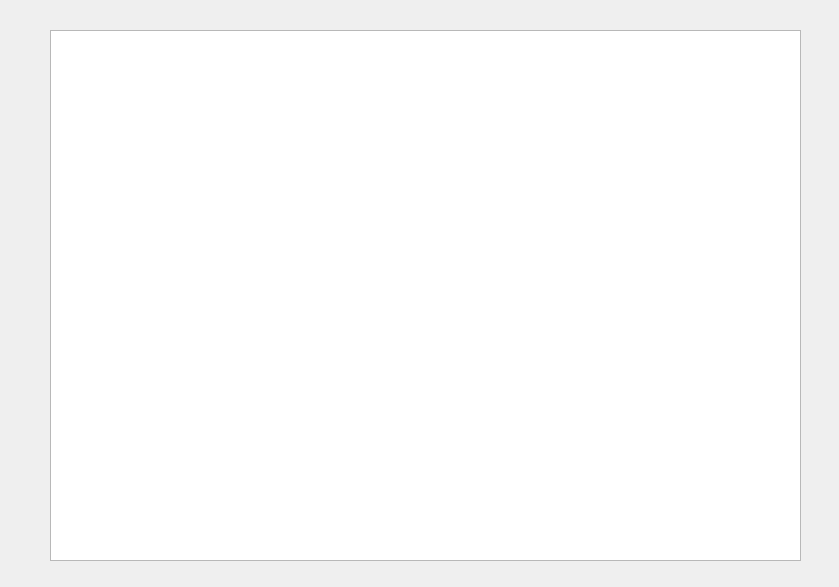
<?xml version="1.0" encoding="UTF-8"?>
<ui version="4.0">
 <class>schooltimetable</class>
 <widget class="QWidget" name="schooltimetable">
  <property name="geometry">
   <rect>
    <x>0</x>
    <y>0</y>
    <width>839</width>
    <height>587</height>
   </rect>
  </property>
  <property name="windowTitle">
   <string>Form</string>
  </property>
  <widget class="QTableWidget" name="tableWidget">
   <property name="geometry">
    <rect>
     <x>50</x>
     <y>30</y>
     <width>751</width>
     <height>531</height>
    </rect>
   </property>
  </widget>
 </widget>
 <resources/>
 <connections/>
</ui>
